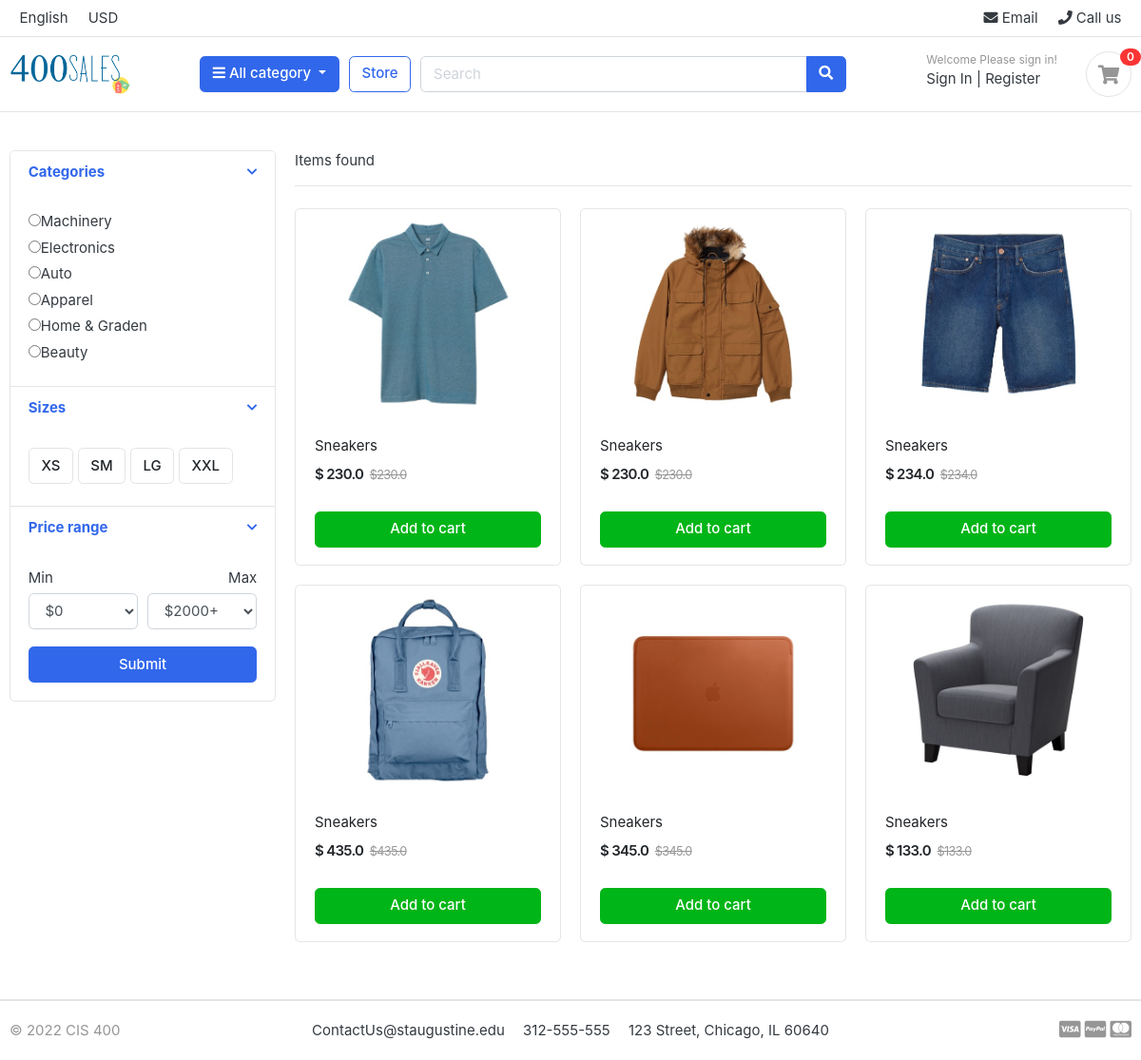
/store/, run on the app's committed database.
### categories/models.py (models this page shows)
class Category(models.Model):
    id = models.IntegerField(unique=True, primary_key=True, blank=False)
    Name = models.CharField(max_length=50)
    Description = models.TextField()
    Image = models.CharField(max_length=100)
    Slug = models.CharField(max_length=100)

### store/models.py (models this page shows)
class Store(models.Model):
    id = models.IntegerField(unique = True, primary_key= True, blank=False)
    category_id = models.IntegerField(blank=False)
    product_name = models.CharField(max_length=200)
    slug = models.CharField(max_length=200)
    description = models.TextField()
    price = models.FloatField()
    images = models.CharField(max_length=100)
    stock = models.IntegerField()
    is_available = models.BooleanField()
    created_date = models.DateTimeField()
    modified_date = models.DateTimeField()

### store/views.py (the view)
# urls.py: path('store/', views.storeApp, name ='store'),
def storeApp(request ):
    products = list(models.Store.objects.all())
    products_dic = {
        'products':products
    }
    return render (request, 'store/store.html', products_dic)

### categories/context_processors.py (called while the page is built)
def context (request):
    categories = models.Category.objects.all()
    NoI=0
    if request.user != None:
        myUser = request.user.username
    else:
        myUser = request.session._get_or_create_session_key()
    carts = list(Cart.objects.filter(user_id=myUser, active = True))
    if len(carts) != 0:
        myCart = carts[-1]
        cartItems = list(CartItem.objects.filter(cart=myCart.cart_id))
        if len(cartItems)==0:
            NoI = 0
        else:
            for i in cartItems:
                NoI +=1
    else:
        NoI=0
    cart_dir={
        'username': myUser,
        'NoI':NoI,
        'categories':categories,
        }
    return (cart_dir)

### templates/store/store.html (shortened to what this page needs)
{% extends 'base.html' %}
{% load static %}
{% block content %}
<section class="section-content padding-y">
<div class="container">
<div class="row">
	<aside class="col-md-3">
<div class="card">
<form action = 'filter' method = 'POST'>
	<article class="filter-group">
		<header class="card-header">
			<a href="#" data-toggle="collapse" data-target="#collapse_1" aria-expanded="true" class="">
				<i class="icon-control fa fa-chevron-down"></i>
				<h6 class="title">Categories</h6>
			</a>
		</header>
		<div class="filter-content collapse show" id="collapse_1">
			<div class="card-body">
				<ul class="list-menu">
					{% for c in categories %}
					<li><input name ='category' type="radio" value = '{{c.id}}'>{{c.Name}}</input></li>
					{% endfor %}
				</ul>
			</div>
		</div>
	</article>
	<article class="filter-group">
		<header class="card-header">
			<a href="#" data-toggle="collapse" data-target="#collapse_4" aria-expanded="true" class="">
				<i class="icon-control fa fa-chevron-down"></i>
				<h6 class="title">Sizes </h6>
			</a>
		</header>
		<div class="filter-content collapse show" id="collapse_4">
			<div class="card-body">
			  <label class="checkbox-btn">
			    <span class="btn btn-light"> XS </span>
			  </label>
			  <label class="checkbox-btn">
			    <span class="btn btn-light"> SM </span>
			  </label>
			  <label class="checkbox-btn">
			    <span class="btn btn-light"> LG </span>
			  </label>
			  <label class="checkbox-btn">
			    <span class="btn btn-light"> XXL </span>
			  </label>
			</div>
		</div>
	</article>
	<article class="filter-group">
		<header class="card-header">
			<a href="#" data-toggle="collapse" data-target="#collapse_3" aria-expanded="true" class="">
				<i class="icon-control fa fa-chevron-down"></i>
				<h6 class="title">Price range </h6>
			</a>
		</header>
		<div class="filter-content collapse show" id="collapse_3">
			<div class="card-body">
				<div class="form-row">
				<div class="form-group col-md-6">
				  <label>Min</label>
				  	<select name ='min' class="mr-2 form-control">
						<option value="0">$0</option>
					</select>
				</div>
				<div class="form-group text-right col-md-6">
				  <label>Max</label>
				  	<select name = 'max' class="mr-2 form-control">
						<option value="2000" selected>$2000+</option>
					</select>
				</div>
				</div>
				<input type="submit" class="btn btn-block btn-primary" placeholder ='Apply'>
			</div>
		</div>
	</article>
</form>
</div>
	</aside>
	<main class="col-md-9">
<header class="border-bottom mb-4 pb-3">
		<div class="form-inline">
			<span class="mr-md-auto">{{ItemsFound}} Items found </span>
		</div>
</header>
<div class="row">
	{% for product in products %}
	<div class="col-md-4">
		<figure class="card card-product-grid">
			<div class="img-wrap">
				<img src={{ product.images }}>
			</div>
			<figcaption class="info-wrap">
				<div class="fix-height">
					<a href="{% url 'product-detail' pk=product.id %}" class="title">{{product.product_name}}</a>
					<div class="price-wrap mt-2">
						<span class="price">$ {{product.price}}</span>
						<del class="price-old">${{product.price}}</del>
					</div>
				</div>
				<a href="{% url 'add' pk=product.id %}" class="btn btn-block btn-success">Add to cart </a>
			</figcaption>
		</figure>
	</div>
	{% endfor %}
</div>
	</main>
</div>
</div>
</section>
{% endblock %}

### store/static/css/ui.css (style rules this page uses)
html { font-family: "Inter", sans-serif; font-size: 15px; }
.img-wrap { text-align: center; display: block; }
.img-wrap img { max-width: 100%; }
.price-wrap { letter-spacing: -0.7px; }
.padding-y { padding-top: 40px; padding-bottom: 40px; }
figure { margin-bottom: 0; }
article:after, .form-group:after { display: block; clear: both; content: ""; }
.btn-light { background-color: #fff; border-color: #e4e4e4; }
[class*=list-] li:after { visibility: hidden; display: block; content: ""; overflow: hidden; height: 0; clear: both; }
.list-menu { list-style: none; margin: 0; padding-left: 0; }
.list-menu li { margin-bottom: 5px; }
[class*=card-product] a.title { color: #212529; display: block; }
[class*=card-product] .img-wrap { overflow: hidden; position: relative; }
[class*=card-product] .img-wrap img { height: 100%; max-width: 100%; width: auto; display: inline-block; -o-object-fit: cover; object-fit: cover; }
.card-product-grid { margin-bottom: 20px; }
.card-product-grid .img-wrap { border-radius: 0.2rem 0.2rem 0 0; height: 220px; }
.card-product-grid .info-wrap { overflow: hidden; padding: 18px 20px; }
.card-product-grid .fix-height { height: 80px; overflow: hidden; }
.card .img-wrap { overflow: hidden; }
.price { font-weight: 600; color: #212529; }
.price-old { color: #969696; margin-left: 3px; font-size: 85%; }
.icon-control { margin-top: 5px; float: right; font-size: 80%; }
.card-header .title { margin-bottom: 0; line-height: 1.5; }
.filter-group { border-bottom: 1px solid #e4e4e4; }
.filter-group .card-header { border-bottom: 0; }
.filter-group:last-child { border-bottom: 0; }
.checkbox-btn { position: relative; }

### data on the page
Category: Name "Machinery"
Category: Name "Electronics"
Category: Name "Auto"
Category: Name "Apparel"
Category: Name "Home & Graden"
Category: Name "Beauty"
Store: images (picture), product_name "Sneakers", price "230.0"
Store: images (picture), product_name "Sneakers", price "230.0"
Store: images (picture), product_name "Sneakers", price "234.0"
Store: images (picture), product_name "Sneakers", price "435.0"
Store: images (picture), product_name "Sneakers", price "345.0"
Store: images (picture), product_name "Sneakers", price "133.0"

### other printed values
{{ NoI }} "0"
